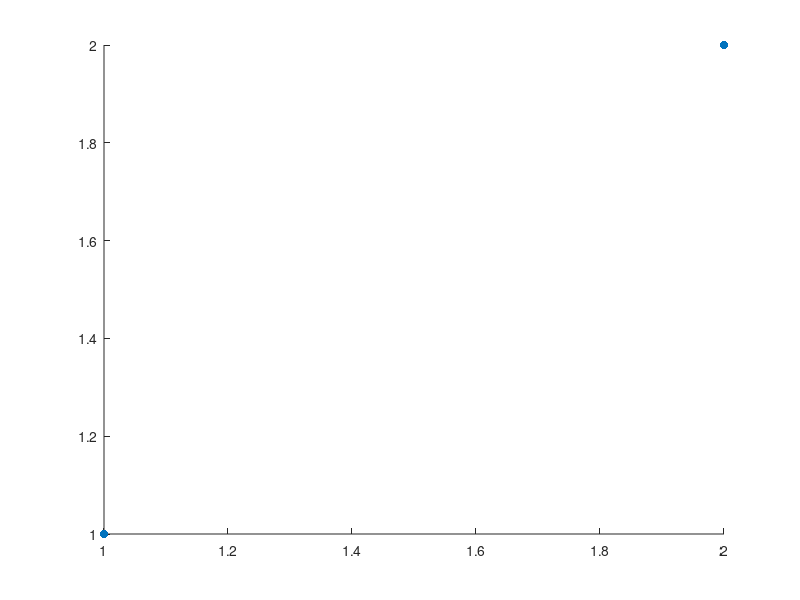

Write MATLAB code to recreate this figure. (Note: this script raises an error after producing the figure.)
clear all

markertype(1:8)= cellstr('');         % create array of empty strings
markertype(1:5)= cellstr('filled');
markertype(6:8)= cellstr('o');

figure(1)
% x_val = 1:8;
% y_val = x_val;
% scatter(x_val, y_val,markertype)

x_val = [3 cellstr('') 5];
y_val = x_val;

scatter(1:2,1:2, 'filled')
hold on
scatter(x_val,y_val, 'o')







